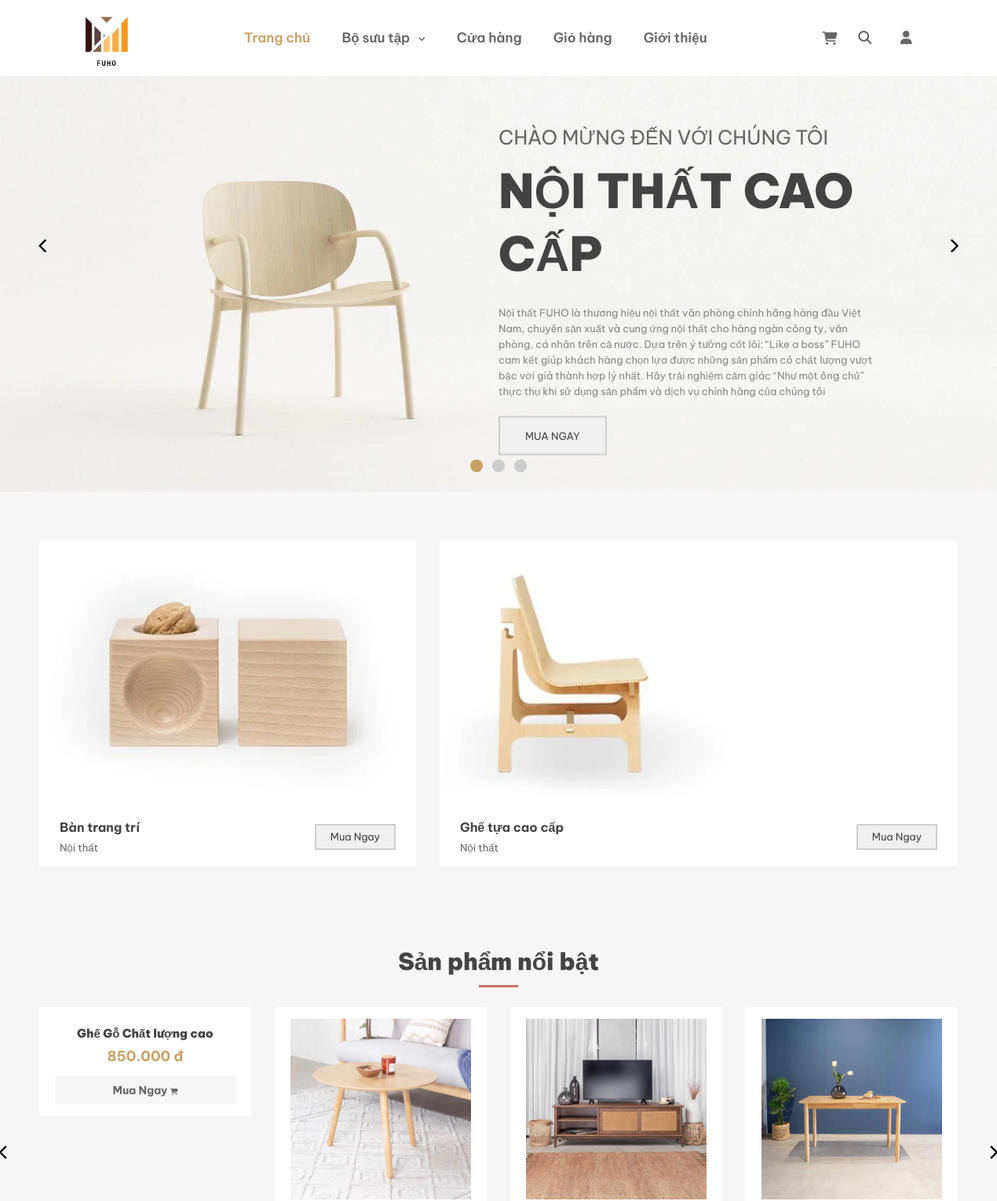
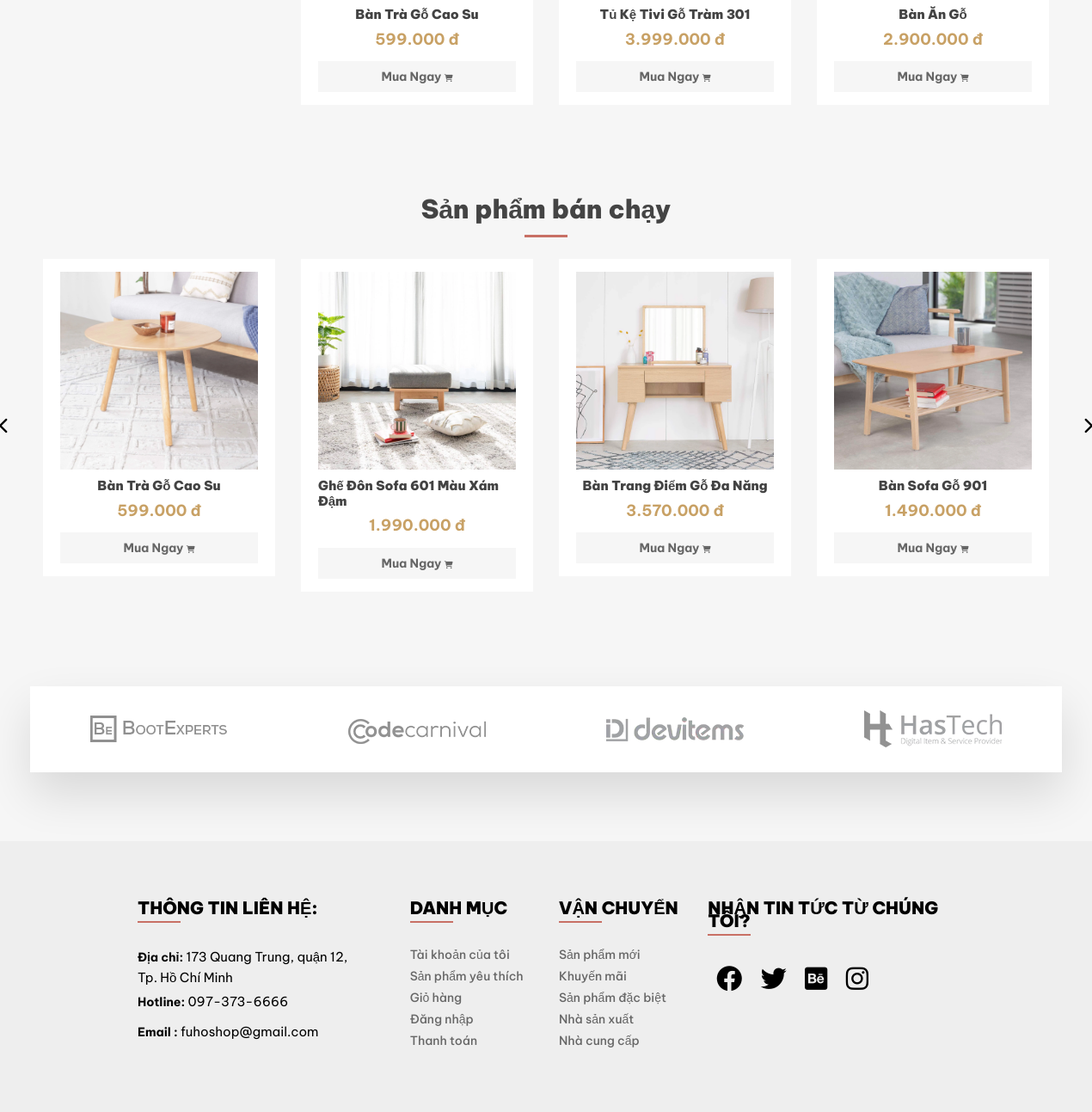
The page / on the database its author committed (2 pictures, top to bottom).
### tables this page shows
CREATE TABLE `slider` (
  `id_slider` int(11) NOT NULL,
  `slider_img` varchar(150) NOT NULL,
  `slider_link` varchar(50) NOT NULL,
  `slider_title` varchar(50) NOT NULL,
  `slider_subtitle` varchar(50) NOT NULL,
  `description` varchar(500) NOT NULL,
  `order` tinyint(4) NOT NULL DEFAULT 0
);

CREATE TABLE `detailproduct` (
  `id_detailProduct` int(11) NOT NULL,
  `inventory` int(11) NOT NULL,
  `sold` int(11) NOT NULL,
  `detail_size` varchar(10) NOT NULL,
  `detail_price` int(11) NOT NULL,
  `id_product` int(11) NOT NULL
);

CREATE TABLE `product` (
  `id_product` int(11) NOT NULL,
  `title_product` varchar(50) NOT NULL,
  `img_product` varchar(150) NOT NULL,
  `subTitle_product` varchar(250) NOT NULL,
  `des_product` text NOT NULL,
  `hot_product` tinyint(1) NOT NULL,
  `id_category` int(11) DEFAULT NULL
);

### model/db.classes.php (called while the page is built, shortened)
<?php
class DB {
    private $servername = "localhost";
    private $username = "root";
    private $password = '';
    private $dbname = "fuho";
    protected function connect () {
        try {
            $conn = new PDO('mysql:host='.$this->servername.';dbname='.$this->dbname, $this->username, $this->password);
            $conn->setAttribute(PDO::ATTR_ERRMODE, PDO::ERRMODE_EXCEPTION);
            return $conn;
        }catch(PDOException $e) {
            echo "Connection failed: " . $e->getMessage();
        }
    }
}
?>

### model/slider.classes.php (called while the page is built, shortened)
<?php
class Slider extends DB {
    public function getSliders() {
        $sql = "SELECT * FROM `slider` ORDER BY `slider`.`order` ASC";
        $stmt = $this->connect()->query($sql);
        return $stmt->fetchAll();
    }
}
?>

### model/product.classes.php (called while the page is built, shortened)
<?php
class Product extends DB {
    public function getFeaturedProducts($limit) {
        $sql = "Select * from product INNER JOIN detailproduct ON product.id_product = detailproduct.id_product
        GROUP BY product.id_product ORDER BY product.hot_product DESC LIMIT $limit";
        $stmt = $this->connect()->query($sql);
        return $stmt->fetchAll();
    }
    public function getBestSellerProducts($limit) {
        $sql = "Select * from product INNER JOIN detailproduct ON product.id_product = detailproduct.id_product
        GROUP BY product.id_product ORDER BY sum(detailproduct.sold) DESC LIMIT $limit";
        $stmt = $this->connect()->query($sql);
        return $stmt->fetchAll();
    }
}
?>

### view/home.php (the view)
<?php
include_once('./model/product.classes.php');
include_once('./model/slider.classes.php');
$Product = new Product();
$Slider = new Slider();
?>
<div class="slider">
    <?php
        $sliderList = $Slider->getSliders();
        foreach($sliderList as $row_slider) {
    ?>
    <div class="slider-item">
        <img src="<?php echo $row_slider['slider_img'] ?>" alt="" class="slider-image">
        <div class="text">
            <p class="subtitle"><?php echo $row_slider['slider_subtitle'] ?></p>
            <p class="title"><?php echo $row_slider['slider_title'] ?></p>
            <p class="description"><?php echo $row_slider['description'] ?></p>
            <a href="<?php echo $row_slider['slider_link'] ?>" class="btn-shopping">MUA NGAY</a>
        </div>
    </div>
    <?php }?>
</div>
<div class="main">
    <div class="category-container">
        <div class="container">
            <div class="category">
                <div class="category-item left">
                    <img src="./assets/images/category 1.webp" alt="">
                    <div class="context">
                        <div class="info">
                            <p class="product-name">Bàn trang trí</p>
                            <p class="subname">Nội thất</p>
                        </div>
                        <a href="#" class="btn-shopping">Mua Ngay</a>
                    </div>
                </div>
                <div class="category-item right">
                    <img src="./assets/images/category 2.webp" alt="">
                    <div class="context">
                        <div class="info">
                            <p class="product-name">Ghế tựa cao cấp</p>
                            <p class="subname">Nội thất</p>
                        </div>
                        <a href="#" class="btn-shopping">Mua Ngay</a>
                    </div>
                </div>
            </div>
        </div>
        <div class="featured-container">
            <div class="container">
                <h2 class="title">Sản phẩm nổi bật</h2>
                <div class="product-list">
                    <?php
                        $productList = $Product->getFeaturedProducts(10);
                        foreach($productList as $item) {
                    ?>
                        <a href="index.php?quanly=chitiet&id=<?php echo $item['id_product'] ?>" class="product-item">
                        <img src="<?php echo $item['img_product'] ?>" alt="">
                        <div class="product-info">
                            <p class="product-name"><?php echo $item['title_product'] ?></p>
                            <p class="product-price"><?php echo number_format($item['detail_price'], 0, '', '.') ?> đ</p>
                            <button class="btn-addtocart">
                                Mua Ngay
                                <i class="fa-solid fa-cart-shopping"></i>
                            </button>
                        </div>
                    </a>
                <?php
                }
                ?>
            </div>
        </div>
        <div class="featured-container">
            <div class="container">
                <h2 class="title">Sản phẩm bán chạy</h2>
                <div class="product-list">
                    <?php
                        $productList = $Product->getBestSellerProducts(10);
                        foreach($productList as $item) {
                    ?>
                        <a href="index.php?quanly=chitiet&id=<?php echo $item['id_product'] ?>" class="product-item">
                        <img src="<?php echo $item['img_product'] ?>" alt="">
                        <div class="product-info">
                            <p class="product-name"><?php echo $item['title_product'] ?></p>
                            <p class="product-price"><?php echo number_format($item['detail_price'], 0, '', '.') ?> đ</p>
                            <button class="btn-addtocart">
                                Mua Ngay
                                <i class="fa-solid fa-cart-shopping"></i>
                            </button>
                        </div>
                    </a>
                <?php
                }
                ?>
            </div>
        </div>
    </div>
    <div class="brand-container">
        <div class="container">
            <div class="brand-list">
                <div class="brand">
                    <a href="#" class="brand-link">
                        <img src="./assets/images/brand 1.webp" alt="">
                    </a>
                </div>
                <div class="brand">
                    <a href="#" class="brand-link">
                        <img src="./assets/images/brand 2.webp" alt="">
                    </a>
                </div>
                <div class="brand">
                    <a href="#" class="brand-link">
                        <img src="./assets/images/brand 3.webp" alt="">
                    </a>
                </div>
                <div class="brand">
                    <a href="#" class="brand-link">
                        <img src="./assets/images/brand 4.webp" alt="">
                    </a>
                </div>
            </div>
        </div>
    </div>
</div>

### rows shown on the page
slider: slider_img (picture), slider_subtitle "CHÀO MỪNG ĐẾN VỚI CHÚNG TÔI", slider_title "NỘI THẤT CAO CẤP", description "Nội thất FUHO là thương hiệu nội thất văn phòng chính hãng hàng đầu Việt Nam, chuyên sản xuất và cung ứng nội thất cho hàng ngàn công ty, văn phòng, cá nhân trên cả nước. Dựa trên ý tưởng cốt lõi: “Like a boss” FUHO cam kết giúp khách hàng chọn lựa được những sản phẩm có chất lượng vượt bậc với giá thành hợp lý nhất. Hãy trải nghiệm cảm giác “Như một ông chủ” thực thụ khi sử dụng sản phẩm và dịch vụ chính hãng của chúng tôi"
detailproduct: id_product.title_product "Ghế Gỗ Chất lượng cao", detail_price "850.000"
detailproduct: id_product.img_product (picture), id_product.title_product "Bàn Trà Gỗ Cao Su", detail_price "599.000"
detailproduct: id_product.img_product (picture), id_product.title_product "Tủ Kệ Tivi Gỗ Tràm 301", detail_price "3.999.000"
detailproduct: id_product.img_product (picture), id_product.title_product "Bàn Ăn Gỗ", detail_price "2.900.000"
detailproduct: id_product.img_product (picture), id_product.title_product "Ghế Đôn Sofa 601 Màu Xám Đậm", detail_price "1.990.000"
detailproduct: id_product.img_product (picture), id_product.title_product "Bàn Trang Điểm Gỗ Đa Năng", detail_price "3.570.000"
detailproduct: id_product.img_product (picture), id_product.title_product "Bàn Sofa Gỗ 901", detail_price "1.490.000"
